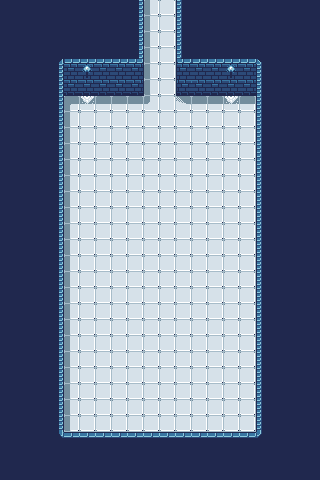

Tiled map render using the project's own tile images. Description and the whole map definition, tile-layer contents included, below:
An orthogonal 20x30 tile map with 16x16 px tiles, 2 tile layers (prototype, base) and 9 objects (4x column_2, 4x column_1, north_exit).

<map version="1.10" tiledversion="1.10.2" orientation="orthogonal" renderorder="right-down" width="20" height="30" tilewidth="16" tileheight="16" infinite="0" nextlayerid="15" nextobjectid="28">
 <tileset firstgid="1" source="../FrostChill_tsx.tsx" />
 <layer id="1" name="prototype" width="20" height="30">
  <data encoding="csv">
97,97,97,97,97,97,97,97,98,101,101,98,97,97,97,97,97,97,97,97,
97,97,97,97,97,97,97,97,98,101,101,98,97,97,97,97,97,97,97,97,
97,97,97,97,97,97,97,97,98,101,101,98,97,97,97,97,97,97,97,97,
97,97,97,97,97,97,97,97,98,101,101,98,97,97,97,97,97,97,97,97,
97,97,97,98,98,105,98,98,98,101,101,98,98,98,105,98,98,97,97,97,
97,97,97,98,98,98,98,98,98,101,101,98,98,98,98,98,98,97,97,97,
97,97,97,98,101,101,101,101,101,101,101,101,101,101,101,101,98,97,97,97,
97,97,97,98,101,101,101,101,101,101,101,101,101,101,101,101,98,97,97,97,
97,97,97,98,101,101,101,101,101,101,101,101,101,101,101,101,98,97,97,97,
97,97,97,98,101,101,101,101,101,101,101,101,101,101,101,101,98,97,97,97,
97,97,97,98,101,101,101,101,101,101,101,101,101,101,101,101,98,97,97,97,
97,97,97,98,101,101,101,101,101,101,101,101,101,101,101,101,98,97,97,97,
97,97,97,98,101,101,101,101,101,101,101,101,101,101,101,101,98,97,97,97,
97,97,97,98,101,101,101,101,101,101,101,101,101,101,101,101,98,97,97,97,
97,97,97,98,101,101,101,101,101,101,101,101,101,101,101,101,98,97,97,97,
97,97,97,98,101,101,101,101,101,101,101,101,101,101,101,101,98,97,97,97,
97,97,97,98,101,101,101,101,101,101,101,101,101,101,101,101,98,97,97,97,
97,97,97,98,101,101,101,101,101,101,101,101,101,101,101,101,98,97,97,97,
97,97,97,98,101,101,101,101,101,101,101,101,101,101,101,101,98,97,97,97,
97,97,97,98,101,101,101,101,101,101,101,101,101,101,101,101,98,97,97,97,
97,97,97,98,101,101,101,101,101,101,101,101,101,101,101,101,98,97,97,97,
97,97,97,98,101,101,101,101,101,101,101,101,101,101,101,101,98,97,97,97,
97,97,97,98,101,101,101,101,101,101,101,101,101,101,101,101,98,97,97,97,
97,97,97,98,101,101,101,101,101,101,101,101,101,101,101,101,98,97,97,97,
97,97,97,98,101,101,101,101,101,101,101,101,101,101,101,101,98,97,97,97,
97,97,97,98,101,101,101,101,101,101,101,101,101,101,101,101,98,97,97,97,
97,97,97,98,101,101,101,101,101,101,101,101,101,101,101,101,98,97,97,97,
97,97,97,98,98,98,98,98,98,98,98,98,98,98,98,98,98,97,97,97,
97,97,97,97,97,97,97,97,97,97,97,97,97,97,97,97,97,97,97,97,
97,97,97,97,97,97,97,97,97,97,97,97,97,97,97,97,97,97,97,97
</data>
 </layer>
 <layer id="13" name="base" width="20" height="30">
  <data encoding="csv">
108,108,108,108,108,108,108,108,17,55,37,20,108,108,108,108,108,108,108,108,
108,108,108,108,108,108,108,108,17,55,37,20,108,108,108,108,108,108,108,108,
108,108,108,108,108,108,108,108,17,55,37,20,108,108,108,108,108,108,108,108,
108,108,108,1,5,5,5,5,38,55,37,40,5,5,5,5,4,108,108,108,
108,108,108,17,99,7,99,99,102,55,37,103,99,99,7,99,20,108,108,108,
108,108,108,17,8,8,8,8,54,55,37,56,8,8,8,8,20,108,108,108,
108,108,108,17,39,23,24,24,24,71,37,87,24,24,23,24,20,108,108,108,
108,108,108,17,55,37,37,37,37,37,37,37,37,37,37,37,20,108,108,108,
108,108,108,17,55,37,37,37,37,37,37,37,37,37,37,37,20,108,108,108,
108,108,108,17,55,37,37,37,37,37,37,37,37,37,37,37,20,108,108,108,
108,108,108,17,55,37,37,37,37,37,37,37,37,37,37,37,20,108,108,108,
108,108,108,17,55,37,37,37,37,37,37,37,37,37,37,37,20,108,108,108,
108,108,108,17,55,37,37,37,37,37,37,37,37,37,37,37,20,108,108,108,
108,108,108,17,55,37,37,37,37,37,37,37,37,37,37,37,20,108,108,108,
108,108,108,17,55,37,37,37,37,37,37,37,37,37,37,37,20,108,108,108,
108,108,108,17,55,37,37,37,37,37,37,37,37,37,37,37,20,108,108,108,
108,108,108,17,55,37,37,37,37,37,37,37,37,37,37,37,20,108,108,108,
108,108,108,17,55,37,37,37,37,37,37,37,37,37,37,37,20,108,108,108,
108,108,108,17,55,37,37,37,37,37,37,37,37,37,37,37,20,108,108,108,
108,108,108,17,55,37,37,37,37,37,37,37,37,37,37,37,20,108,108,108,
108,108,108,17,55,37,37,37,37,37,37,37,37,37,37,37,20,108,108,108,
108,108,108,17,55,37,37,37,37,37,37,37,37,37,37,37,20,108,108,108,
108,108,108,17,55,37,37,37,37,37,37,37,37,37,37,37,20,108,108,108,
108,108,108,17,55,37,37,37,37,37,37,37,37,37,37,37,20,108,108,108,
108,108,108,17,55,37,37,37,37,37,37,37,37,37,37,37,20,108,108,108,
108,108,108,17,55,37,37,37,37,37,37,37,37,37,37,37,20,108,108,108,
108,108,108,17,55,37,37,37,37,37,37,37,37,37,37,37,20,108,108,108,
108,108,108,49,6,6,6,6,6,6,6,6,6,6,6,6,52,108,108,108,
108,108,108,108,108,108,108,108,108,108,108,108,108,108,108,108,108,108,108,108,
108,108,108,108,108,108,108,108,108,108,108,108,108,108,108,108,108,108,108,108
</data>
 </layer>
 <objectgroup id="14" name="objects_01">
  <object id="19" name="column_2" gid="74" x="80" y="144" width="16" height="16" />
  <object id="20" name="column_1" gid="58" x="80" y="128" width="16" height="16" />
  <object id="21" name="column_2" gid="74" x="224" y="144" width="16" height="16" />
  <object id="22" name="column_1" gid="58" x="224" y="128" width="16" height="16" />
  <object id="23" name="column_2" gid="74" x="80" y="400" width="16" height="16" />
  <object id="24" name="column_1" gid="58" x="80" y="384" width="16" height="16" />
  <object id="25" name="column_2" gid="74" x="224" y="400" width="16" height="16" />
  <object id="26" name="column_1" gid="58" x="224" y="384" width="16" height="16" />
  <object id="27" name="north_exit" x="160.545" y="1.455">
   <point />
  </object>
 </objectgroup>
</map>
